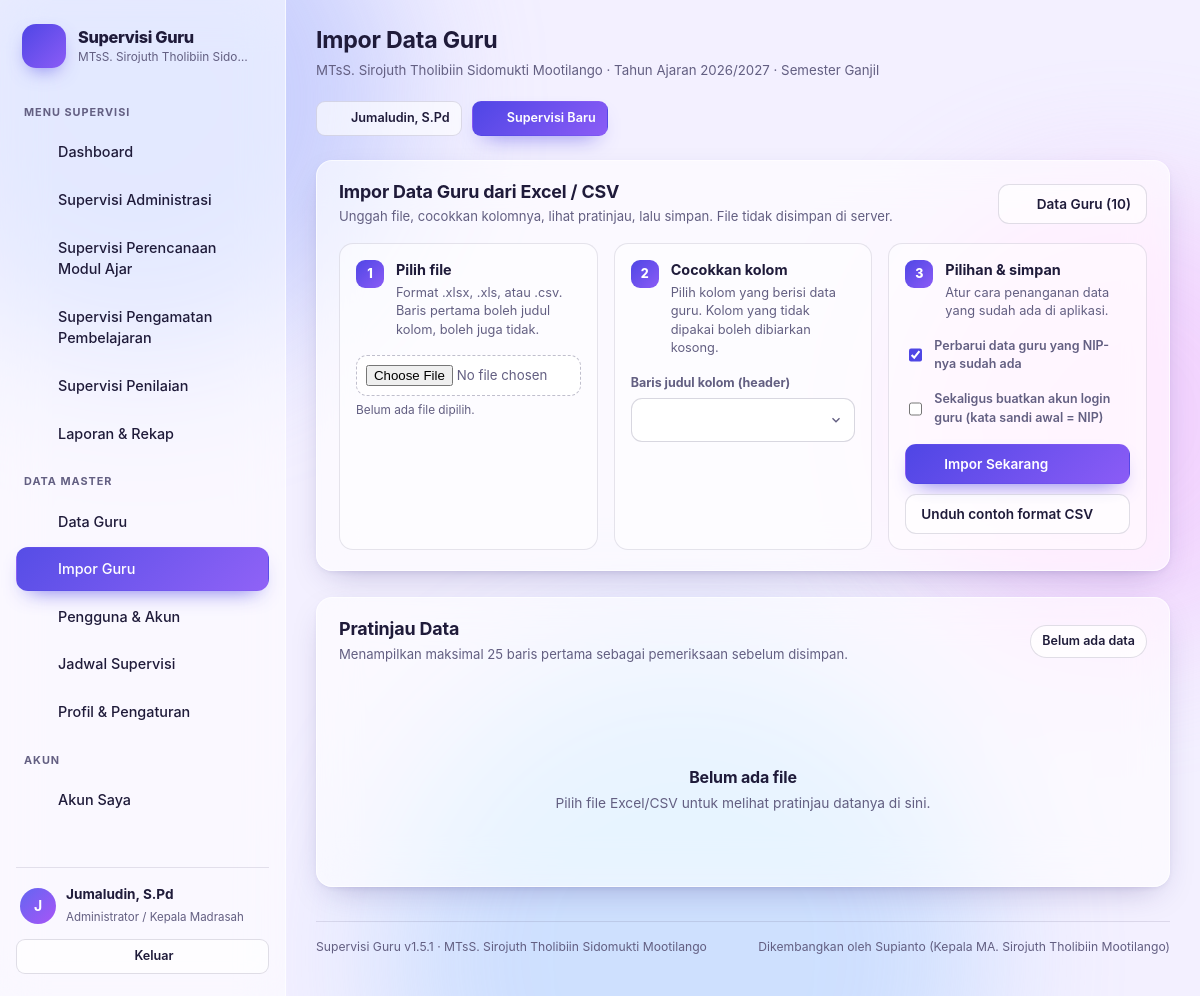
Page /guru_import.php (signed in) on the committed database.
### tables this page shows
CREATE TABLE sekolah (
            id INTEGER PRIMARY KEY AUTOINCREMENT,
            nama TEXT NOT NULL,
            npsn TEXT,
            alamat TEXT,
            kepala_sekolah TEXT,
            nip_kepala_sekolah TEXT,
            tahun_ajaran TEXT,
            semester TEXT,
            batas_a REAL NOT NULL DEFAULT 90,
            batas_b REAL NOT NULL DEFAULT 80,
            batas_c REAL NOT NULL DEFAULT 70,
            catatan TEXT,
            aktif INTEGER NOT NULL DEFAULT 1,
            dibuat TEXT
        , verifikasi TEXT NOT NULL DEFAULT "disetujui", kontak_nama TEXT, kontak_telepon TEXT, kontak_email TEXT, tanggal_daftar TEXT, alasan_tolak TEXT, jenis TEXT NOT NULL DEFAULT "umum", logo TEXT);

CREATE TABLE instrumen (
                id INTEGER PRIMARY KEY AUTOINCREMENT,
                kode TEXT NOT NULL UNIQUE,
                nama TEXT NOT NULL,
                deskripsi TEXT,
                ikon TEXT,
                urutan INTEGER NOT NULL DEFAULT 0,
                aktif INTEGER NOT NULL DEFAULT 1
            );

CREATE TABLE users (
            id INTEGER PRIMARY KEY AUTOINCREMENT,
            username TEXT NOT NULL UNIQUE,
            password_hash TEXT NOT NULL,
            nama TEXT NOT NULL,
            role TEXT NOT NULL DEFAULT "guru",
            guru_id INTEGER REFERENCES guru(id) ON DELETE SET NULL,
            aktif INTEGER NOT NULL DEFAULT 1,
            login_terakhir TEXT,
            dibuat TEXT
        , sekolah_id INTEGER, foto TEXT);

### inc/layout.php (the view, shortened to what the rows shown need)
<?php
function ikon(string $name, int $size = 18): string
{
    $d = $p[$name] ?? $p['doc'];
    return '<svg class="ic" width="' . $size . '" height="' . $size . '" viewBox="0 0 24 24" fill="none" stroke="currentColor" stroke-width="1.7" stroke-linecap="round" stroke-linejoin="round" aria-hidden="true">' . $d . '</svg>';
}
function page_top(string $judul, string $menu = ''): void
{
    $u = current_user();
    $super = is_super();
    $pengawas = $u !== null && $u['role'] === 'pengawas';
    $admin = is_admin();
    $sekolah = current_sekolah();
    $binaanSaya = $pengawas ? sekolah_binaan((int) $u['id'], false) : [];
    $inst = $sekolah ? instrumen_list() : [];
    $script = $_SERVER['SCRIPT_NAME'] ?? '';
    $here = basename($script);
    $kodeAktif = $_GET['kode'] ?? '';
    if ($sekolah) {
        $subJudul = tetap_kata((string) $sekolah['nama']) . ' &middot; Tahun Ajaran ' . ($sekolah['tahun_ajaran'] ?: '-') . ' &middot; Semester ' . ($sekolah['semester'] ?: '-');
    } elseif ($pengawas) {
        $subJudul = 'Pengawas Sekolah &middot; ' . count($binaanSaya) . ' sekolah binaan';
    } elseif ($super) {
        $subJudul = 'Super Admin &middot; ' . jumlah_sekolah() . ' sekolah terdaftar';
    } else {
        $subJudul = '';
    }
    ?>
<!DOCTYPE html>
<html lang="id">
<head>
<link rel="stylesheet" href="assets/style.css?v=<?= e(APP_VERSION) ?>">
</head>
<body>
<button class="nav-toggle" id="navToggle" aria-label="Buka menu"><?= ikon('slider', 20) ?></button>
<aside class="sidebar" id="sidebar">
  <div class="brand">
    <div>
      <div class="brand-name"><?= e(APP_NAME) ?></div>
      <div class="brand-sub"><?= e($sekolah ? tetap_kata((string) $sekolah['nama']) : ($pengawas ? 'Pengawas Sekolah' : 'Super Admin — semua sekolah')) ?></div>
    </div>
  </div>
  <nav class="nav">
    <?php if ($pengawas): ?>
      <div class="nav-sec">Rekap Supervisi</div>
      <a class="nav-item <?= $here === 'index.php' && !$sekolah ? 'on' : '' ?>" href="index.php">
        <?= ikon('building') ?><span>Sekolah Binaan (<?= count($binaanSaya) ?>)</span>
      </a>
      <?php if ($sekolah): ?>
        <a class="nav-item <?= in_array($here, ['laporan.php', 'supervisi_detail.php', 'cetak.php'], true) ? 'on' : '' ?>" href="laporan.php">
          <?= ikon('report') ?><span>Rekap <?= e(istilah_sekolah('Sekolah')) ?> Ini</span>
        </a>
        <a class="nav-item <?= in_array($here, ['jadwal.php', 'cetak_jadwal.php'], true) ? 'on' : '' ?>" href="jadwal.php">
          <?= ikon('calendar') ?><span>Jadwal Supervisi</span>
        </a>
        <a class="nav-item" href="laporan_export.php">
          <?= ikon('doc') ?><span>Unduh Rekap (CSV)</span>
        </a>
      <?php endif; ?>
    <?php elseif ($sekolah && ($super || $u['role'] === 'admin')): ?>
      <?php foreach ($inst as $i): ?>
        <a class="nav-item <?= ($here === 'supervisi.php' || $here === 'supervisi_form.php') && $kodeAktif === $i['kode'] ? 'on' : '' ?>"
           href="supervisi.php?kode=<?= e((string) $i['kode']) ?>">
          <?= ikon((string) $i['ikon']) ?><span><?= e((string) $i['nama']) ?></span>
        </a>
      <?php endforeach; ?>
    <?php endif; ?>
  </nav>
  <div class="sidebar-foot">
    <div class="who">
      <?= avatar_html((string) ($u['nama'] ?? ''), foto_user($u), 36) ?>
      <div class="who-txt">
        <strong><?= e((string) ($u['nama'] ?? '')) ?></strong>
        <small><?= $super ? 'Super Admin' : ($pengawas ? 'Pengawas Sekolah' : ($u['role'] === 'admin' ? 'Administrator / Kepala Sekolah' : 'Guru')) ?></small>
      </div>
    </div>
  </div>
</aside>
<main class="main">
  <header class="topbar">
    <div>
      <h1><?= e($judul) ?></h1>
      <p class="topbar-sub"><?= $subJudul ?></p>
    </div>
    <div class="topbar-actions">
      <a class="btn btn-ghost btn-sm" href="akun.php"><?= ikon('user', 16) ?> <?= e((string) ($u['nama'] ?? '')) ?></a>
      <?php if ($admin): ?>
        <a class="btn btn-primary btn-sm" href="supervisi_form.php?kode=pengamatan"><?= ikon('plus', 16) ?> Supervisi Baru</a>
      <?php endif; ?>
    </div>
  </header>
  <div class="content">
<?php
}
function page_bottom(): void
{
    $sekolah = current_sekolah();
    ?>
  </div>
  <footer class="foot">
    <span><?= e(APP_NAME) ?> v<?= e(APP_VERSION) ?> &middot; <?= e($sekolah ? tetap_kata((string) $sekolah['nama']) : 'Super Admin') ?></span>
    <span>Dikembangkan oleh <?= e(APP_AUTHOR) ?> (<?= e(APP_AUTHOR_JABATAN) ?>)</span>
  </footer>
</main>
</body>
</html>
<?php
}
    ?>

### inc/helpers.php (shortened to what the rows shown need)
<?php
function e($v): string
{
    return htmlspecialchars((string) $v, ENT_QUOTES | ENT_SUBSTITUTE, 'UTF-8');
}
function current_sekolah(bool $fresh = false): ?array
{
    static $cache = null;
    static $sudah = false;
    if (!$fresh && $sudah) {
        return $cache;
    }
    $sudah = true;
    $cache = null;
    $u = current_user();
    $sid = (int) ($u['sekolah_id'] ?? 0);
    if ($sid > 0) {
        $cache = one('SELECT * FROM sekolah WHERE id = ?', [$sid]);
    }
    return $cache;
}
function log_sesi_ping(): void
{
    $u = current_user();
    $kini = time();
    if ($kini - (int) ($_SESSION['__log_ping'] ?? 0) < 60) {
        return;
    }
}
function current_user(): ?array
{
    static $u = null;
    static $sudah = false;
    if ($sudah) {
        return $u;
    }
    $sudah = true;
    $id = $_SESSION['uid'] ?? null;
    $u = one('SELECT u.*, g.nama AS guru_nama, s.nama AS sekolah_nama
              FROM users u
              LEFT JOIN guru g ON g.id = u.guru_id
              LEFT JOIN sekolah s ON s.id = u.sekolah_id
              WHERE u.id = ? AND u.aktif = 1', [(int) $id]);
    return $u;
}
function is_super(): bool
{
    $u = current_user();
    return $u !== null && $u['role'] === 'super';
}
function is_admin(): bool
{
    $u = current_user();
    if ($u['role'] === 'admin') {
        return true;
    }
    return $u['role'] === 'super' && current_sekolah() !== null;
}
function require_login(): array
{
    $u = current_user();
    return $u;
}
function require_sekolah(): array
{
    $u = require_login();
    $s = current_sekolah();
    if ($s) {
        return $s;
    }
    exit('Akun ini belum ditautkan ke sekolah mana pun. Hubungi administrator.');
}
function require_admin(): array
{
    $u = require_login();
    return $u;
}
function avatar_html(string $nama, ?string $foto, int $size = 36, string $kelas = 'avatar'): string
{
    $nama = trim($nama);
    $inisial = e(strtoupper(substr($nama !== '' ? $nama : 'U', 0, 1)));
    $style = 'width:' . $size . 'px;height:' . $size . 'px;font-size:' . max(11, (int) round($size / 2.5)) . 'px';
    return '<span class="' . e($kelas) . '" style="' . $style . '">' . $inisial . '</span>';
}

### rows in the picture
sekolah: nama "MTsS. Sirojuth Tholibiin Sido…", subJudul "MTsS. Sirojuth Tholibiin Sidomukti Mootilango · Tahun Ajaran 2026/2027 · Semester Ganjil", nama "MTsS. Sirojuth Tholibiin Sidomukti Mootilango"
instrumen: nama "Supervisi Administrasi"
instrumen: nama "Supervisi Perencanaan Modul Ajar"
instrumen: nama "Supervisi Pengamatan Pembelajaran"
instrumen: nama "Supervisi Penilaian"
users: nama "J", nama "Jumaludin, S.Pd"

### other values in the picture
APP_NAME "Supervisi Guru"
$judul "Impor Data Guru"
$totalGuru "10"
APP_VERSION "1.5.1"
APP_AUTHOR "Supianto"
APP_AUTHOR_JABATAN "Kepala MA. Sirojuth Tholibiin Mootilango"
